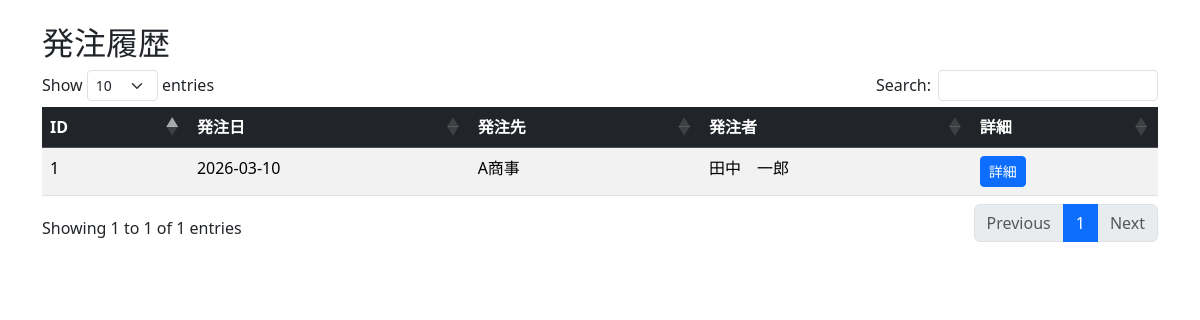
/orders/list.php (signed in), run on the app's committed database.
### tables this page shows
CREATE TABLE `orders` (
  `id` int(11) NOT NULL,
  `order_date` date NOT NULL,
  `supplier_id` int(11) DEFAULT NULL,
  `user_id` int(11) DEFAULT NULL,
  `total_price` int(11) DEFAULT NULL,
  `mail_sent` tinyint(4) DEFAULT 0,
  `created_at` datetime NOT NULL
);

CREATE TABLE `suppliers` (
  `id` int(11) NOT NULL,
  `company_name` varchar(255) NOT NULL,
  `contact_name` varchar(255) DEFAULT NULL,
  `email` varchar(255) NOT NULL,
  `phone` varchar(50) DEFAULT NULL,
  `memo` text DEFAULT NULL,
  `created_at` datetime NOT NULL
);

CREATE TABLE `employees` (
  `id` int(11) NOT NULL,
  `employee_number` varchar(50) NOT NULL,
  `name` varchar(255) NOT NULL,
  `email` varchar(255) NOT NULL,
  `created_at` datetime DEFAULT current_timestamp()
);

### config/function.php (called while the page is built, shortened)
<?php
function h($str)
{
    return htmlspecialchars($str, ENT_QUOTES, 'UTF-8');
}

### orders/list.php (the view, shortened to what this page needs)
<?php
require_once __DIR__ . "/../config/function.php";
$db = db_connect();
$sql = "SELECT
        orders.id,
        orders.order_date,
        suppliers.company_name,
        employees.name AS employee_name,
        employees.email AS employee_email
        FROM orders
        INNER JOIN suppliers
            ON suppliers.id = orders.supplier_id
        INNER JOIN users
            ON users.id = orders.user_id
        INNER JOIN employees
            ON employees.id = users.user_id
        ORDER BY orders.order_date DESC";
$stmt = $db->query($sql);
$orders = $stmt->fetchAll(PDO::FETCH_ASSOC);
?>
<?php include __DIR__ . "/../config/page_head.php"; ?>
<body>
    <main class="container mt-4">
        <h2>発注履歴</h2>
        <table id="orderTable" class="table table-striped">
            <thead class="table-dark">
                <tr>
                    <th>ID</th>
                    <th>発注日</th>
                    <th>発注先</th>
                    <th>発注者</th>
                    <th>詳細</th>
                </tr>
            </thead>
            <tbody>
                <?php foreach ($orders as $o): ?>
                    <tr>
                        <td><?= h($o["id"]) ?></td>
                        <td><?= h($o["order_date"]) ?></td>
                        <td><?= h($o["company_name"]) ?></td>
                        <td><?= h($o["employee_name"]) ?></td>
                        <td>
                            <a href="detail.php?id=<?= $o["id"] ?>" class="btn btn-sm btn-primary">
                                詳細
                            </a>
                        </td>
                    </tr>
                <?php endforeach; ?>
            </tbody>
        </table>
    </main>
</body>

### data on the page
orders: id "1", order_date "2026-03-10", supplier.company_name "A商事", employees.name "田中 一郎"
